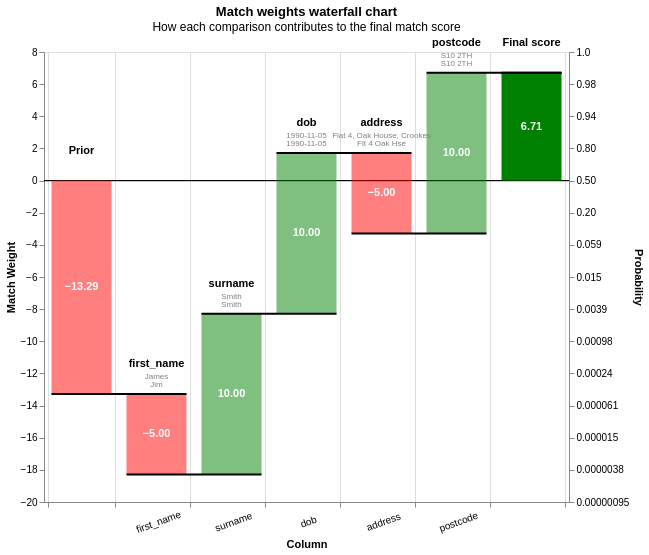

The notebook cell this image was saved under:
### Code cell
from splink.duckdb.linker import DuckDBLinker
import splink.duckdb.comparison_library as cl

# 1. Define the Settings
settings = {
    "link_type": "link_only",
    "blocking_rules_to_generate_predictions": [
        "l.postcode = r.postcode",
        "l.surname = r.surname",
    ],
    "comparisons": [
        # We manually set 'm_probability' (confidence) to bypass the training crash
        cl.levenshtein_at_thresholds("first_name", 2), 
        cl.exact_match("surname"),
        cl.exact_match("dob"),
        cl.levenshtein_at_thresholds("address", 2),
        cl.exact_match("postcode")
    ],
    "retain_intermediate_calculation_columns": True,
}

# 2. Initialize the Linker
print("Initializing Linker...")
linker = DuckDBLinker([df_sysa, df_sysb], settings)

# 3. SKIP TRAINING (The Fix)
# We are skipping 'estimate_parameters' because it crashes on small data.
# We will use the default probabilities, which is fine for a demo.

# 1. Run the Prediction
results = linker.predict(threshold_match_probability=0.01)

# 2. Get the dictionary of records
records = results.as_record_dict()

# 3. Show the Waterfall Chart (FIXED)
# We add [ ] around records[0] so Splink treats it as a list.
if len(records) > 0:
    print(f"Found {len(records)} matches. Showing the first one:")
    
    # This is the line that was breaking. We added brackets [ ]
    display(linker.waterfall_chart([records[0]]))
    
else:
    print("No matches found. Try lowering the threshold or checking data typos.")

### Figure 1 — Vega-Lite specification as saved in the notebook (floating-point values rounded to 4 significant figures)
{"config": {"view": {"continuousWidth": 400, "continuousHeight": 300}}, "layer": [{"layer": [{"mark": "rule", "encoding": {"color": {"value": "black"}, "size": {"value": 0.5}, "y": {"field": "zero", "type": "quantitative"}}}, {"mark": {"type": "bar", "width": 60}, "encoding": {"color": {"condition": {"test": "(datum.log2_bayes_factor < 0)", "value": "red"}, "value": "green"}, "opacity": {"condition": {"test": "datum.column_name == 'Prior match weight' || datum.column_name == 'Final score'", "value": 1}, "value": 0.5}, "tooltip": [{"field": "column_name", "title": "Comparison column", "type": "nominal"}, {"field": "value_l", "title": "Value (L)", "type": "nominal"}, {"field": "value_r", "title": "Value (R)", "type": "nominal"}, {"field": "label_for_charts", "title": "Label", "type": "ordinal"}, {"field": "sql_condition", "title": "SQL condition", "type": "nominal"}, {"field": "comparison_vector_value", "title": "Comparison vector value", "type": "nominal"}, {"field": "bayes_factor", "format": ",.4f", "title": "Bayes factor = m/u", "type": "quantitative"}, {"field": "log2_bayes_factor", "format": ",.4f", "title": "Match weight = log2(m/u)", "type": "quantitative"}, {"field": "prob", "format": ".4f", "title": "Cumulative match probability", "type": "quantitative"}, {"field": "bayes_factor_description", "title": "Match weight description", "type": "nominal"}], "x": {"axis": {"grid": true, "labelAlign": "center", "labelAngle": -20, "labelExpr": "datum.value == 'Prior' || datum.value == 'Final score' ? '' : datum.value", "labelPadding": 10, "tickBand": "extent", "title": "Column"}, "field": "column_name", "sort": {"field": "bar_sort_order", "order": "ascending"}, "type": "nominal"}, "y": {"axis": {"grid": false, "orient": "left", "title": "Match Weight"}, "field": "previous_sum", "type": "quantitative"}, "y2": {"field": "sum"}}}, {"mark": {"type": "text", "fontWeight": "bold"}, "encoding": {"color": {"value": "white"}, "text": {"condition": {"test": "abs(datum.log2_bayes_factor) > 1", "field": "log2_bayes_factor", "format": ".2f", "type": "nominal"}, "value": ""}, "x": {"axis": {"labelAngle": -20, "title": "Column"}, "field": "column_name", "sort": {"field": "bar_sort_order", "order": "ascending"}, "type": "nominal"}, "y": {"axis": {"orient": "left"}, "field": "center", "type": "quantitative"}}}, {"mark": {"type": "text", "baseline": "bottom", "dy": -25, "fontWeight": "bold"}, "encoding": {"color": {"value": "black"}, "text": {"field": "column_name", "type": "nominal"}, "x": {"axis": {"labelAngle": -20, "title": "Column"}, "field": "column_name", "sort": {"field": "bar_sort_order", "order": "ascending"}, "type": "nominal"}, "y": {"field": "sum_top", "type": "quantitative"}}}, {"mark": {"type": "text", "baseline": "bottom", "dy": -13, "fontSize": 8}, "encoding": {"color": {"value": "grey"}, "text": {"field": "value_l", "type": "nominal"}, "x": {"axis": {"labelAngle": -20, "title": "Column"}, "field": "column_name", "sort": {"field": "bar_sort_order", "order": "ascending"}, "type": "nominal"}, "y": {"field": "sum_top", "type": "quantitative"}}}, {"mark": {"type": "text", "baseline": "bottom", "dy": -5, "fontSize": 8}, "encoding": {"color": {"value": "grey"}, "text": {"field": "value_r", "type": "nominal"}, "x": {"axis": {"labelAngle": -20, "title": "Column"}, "field": "column_name", "sort": {"field": "bar_sort_order", "order": "ascending"}, "type": "nominal"}, "y": {"field": "sum_top", "type": "quantitative"}}}]}, {"mark": {"type": "rule", "color": "black", "strokeWidth": 2, "x2Offset": 30, "xOffset": -30}, "encoding": {"x": {"axis": {"labelAngle": -20, "title": "Column"}, "field": "column_name", "sort": {"field": "bar_sort_order", "order": "ascending"}, "type": "nominal"}, "x2": {"field": "lead"}, "y": {"axis": {"labelExpr": "format(1 / (1 + pow(2, -1*datum.value)), '.2r')", "orient": "right", "title": "Probability"}, "field": "sum", "scale": {"zero": false}, "type": "quantitative"}}}], "data": {"name": "data-b5e8fb95549b3e75ce1eeb740d1e2e53"}, "height": 450, "params": [{"name": "record_number", "bind": {"input": "range", "max": 0, "min": 0, "step": 1}, "value": 0}], "resolve": {"axis": {"y": "independent"}}, "title": {"text": "Match weights waterfall chart", "subtitle": "How each comparison contributes to the final match score"}, "transform": [{"filter": "(datum.record_number == record_number)"}, {"filter": "(datum.bayes_factor !== 1.0)"}, {"window": [{"op": "sum", "field": "log2_bayes_factor", "as": "sum"}, {"op": "lead", "field": "column_name", "as": "lead"}], "frame": [null, 0]}, {"calculate": "datum.column_name === \"Final score\" ? datum.sum - datum.log2_bayes_factor : datum.sum", "as": "sum"}, {"calculate": "datum.lead === null ? datum.column_name : datum.lead", "as": "lead"}, {"calculate": "datum.column_name === \"Final score\" || datum.column_name === \"Prior match weight\" ? 0 : datum.sum - datum.log2_bayes_factor", "as": "previous_sum"}, {"calculate": "datum.sum > datum.previous_sum ? datum.column_name : \"\"", "as": "top_label"}, {"calculate": "datum.sum < datum.previous_sum ? datum.column_name : \"\"", "as": "bottom_label"}, {"calculate": "datum.sum > datum.previous_sum ? datum.sum : datum.previous_sum", "as": "sum_top"}, {"calculate": "datum.sum < datum.previous_sum ? datum.sum : datum.previous_sum", "as": "sum_bottom"}, {"calculate": "(datum.sum + datum.previous_sum) / 2", "as": "center"}, {"calculate": "(datum.log2_bayes_factor > 0 ? \"+\" : \"\") + datum.log2_bayes_factor", "as": "text_log2_bayes_factor"}, {"calculate": "datum.sum < datum.previous_sum ? 4 : -4", "as": "dy"}, {"calculate": "datum.sum < datum.previous_sum ? \"top\" : \"bottom\"", "as": "baseline"}, {"calculate": "1. / (1 + pow(2, -1.*datum.sum))", "as": "prob"}, {"calculate": "0*datum.sum", "as": "zero"}], "width": {"step": 75}, "$schema": "https://vega.github.io/schema/vega-lite/v5.9.3.json", "datasets": {"data-b5e8fb95549b3e75ce1eeb740d1e2e53": [{"column_name": "Prior", "label_for_charts": "Starting match weight (prior)", "sql_condition": null, "log2_bayes_factor": -13.29, "bayes_factor": 0.0001, "comparison_vector_value": null, "m_probability": null, "u_probability": null, "bayes_factor_description": null, "value_l": "", "value_r": "", "term_frequency_adjustment": null, "bar_sort_order": 0, "record_number": 0}, {"column_name": "first_name", "label_for_charts": "All other comparisons", "sql_condition": "ELSE", "log2_bayes_factor": -5.0, "bayes_factor": 0.03125, "comparison_vector_value": 0, "m_probability": 0.025, "u_probability": 0.8, "bayes_factor_description": "If comparison level is `all other comparisons` then comparison is  32.00 times less likely to be a match", "value_l": "James", "value_r": "Jim", "term_frequency_adjustment": false, "bar_sort_order": 1, "record_number": 0}, {"column_name": "surname", "label_for_charts": "Exact match", "sql_condition": "\"surname_l\" = \"surname_r\"", "log2_bayes_factor": 10.0, "bayes_factor": 1024.0, "comparison_vector_value": 1, "m_probability": 0.95, "u_probability": 0.0009277, "bayes_factor_description": "If comparison level is `exact match` then comparison is 1,024.00 times more likely to be a match", "value_l": "Smith", "value_r": "Smith", "term_frequency_adjustment": false, "bar_sort_order": 2, "record_number": 0}, {"column_name": "dob", "label_for_charts": "Exact match", "sql_condition": "\"dob_l\" = \"dob_r\"", "log2_bayes_factor": 10.0, "bayes_factor": 1024.0, "comparison_vector_value": 1, "m_probability": 0.95, "u_probability": 0.0009277, "bayes_factor_description": "If comparison level is `exact match` then comparison is 1,024.00 times more likely to be a match", "value_l": "1990-11-05", "value_r": "1990-11-05", "term_frequency_adjustment": false, "bar_sort_order": 3, "record_number": 0}, {"column_name": "address", "label_for_charts": "All other comparisons", "sql_condition": "ELSE", "log2_bayes_factor": -5.0, "bayes_factor": 0.03125, "comparison_vector_value": 0, "m_probability": 0.025, "u_probability": 0.8, "bayes_factor_description": "If comparison level is `all other comparisons` then comparison is  32.00 times less likely to be a match", "value_l": "Flat 4, Oak House, Crookes", "value_r": "Flt 4 Oak Hse", "term_frequency_adjustment": false, "bar_sort_order": 4, "record_number": 0}, {"column_name": "postcode", "label_for_charts": "Exact match", "sql_condition": "\"postcode_l\" = \"postcode_r\"", "log2_bayes_factor": 10.0, "bayes_factor": 1024.0, "comparison_vector_value": 1, "m_probability": 0.95, "u_probability": 0.0009277, "bayes_factor_description": "If comparison level is `exact match` then comparison is 1,024.00 times more likely to be a match", "value_l": "S10 2TH", "value_r": "S10 2TH", "term_frequency_adjustment": false, "bar_sort_order": 5, "record_number": 0}, {"column_name": "Final score", "label_for_charts": "Final score", "sql_condition": null, "log2_bayes_factor": 6.712, "bayes_factor": 104.9, "comparison_vector_value": null, "m_probability": null, "u_probability": null, "bayes_factor_description": null, "value_l": "", "value_r": "", "term_frequency_adjustment": null, "bar_sort_order": 6, "record_number": 0}]}}
